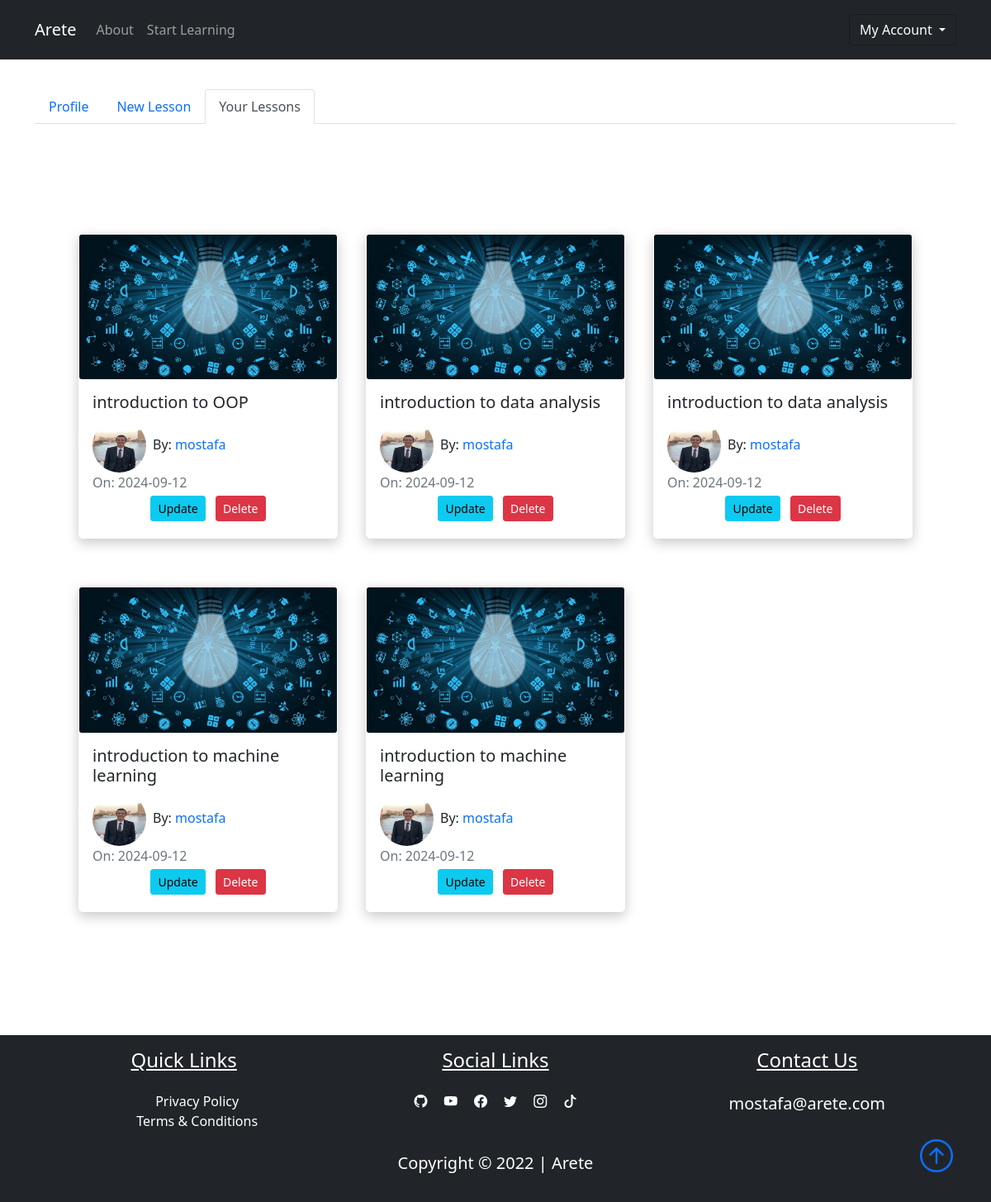
The page /dashboard/user_lessons (signed in) on the database its author committed.
### pythonic/models.py (models this page shows, shortened)
class Lesson(db.Model):
    id = db.Column(db.Integer, primary_key=True)
    title = db.Column(db.String(100), nullable=False)
    date_posted = db.Column(db.DateTime, nullable=False, default=datetime.utcnow)
    content = db.Column(db.Text, nullable=False)
    thumbnail = db.Column(
        db.String(20), nullable=False, default="default_thumbnail.jpg"
    )
    slug = db.Column(db.String(32), nullable=False)
    user_id = db.Column(db.Integer, db.ForeignKey("user.id"), nullable=False)
    course_id = db.Column(db.Integer, db.ForeignKey("course.id"), nullable=False)

class User(db.Model, UserMixin):
    id = db.Column(db.Integer, primary_key=True)
    fname = db.Column(db.String(25), nullable=False)
    lname = db.Column(db.String(25), nullable=False)
    username = db.Column(db.String(25), unique=True, nullable=False)
    email = db.Column(db.String(125), unique=True, nullable=False)
    image_file = db.Column(db.String(20), nullable=False, default="default.png")
    bio = db.Column(db.Text, nullable=True)
    password = db.Column(db.String(60), nullable=False)
    lessons = db.relationship("Lesson", backref="author", lazy=True)

### pythonic/routes.py (the view)
@app.route("/dashboard/user_lessons", methods=["GET", "POST"])
@login_required
def user_lessons():
    return render_template(
        "user_lessons.html", title="Your Lessons", active_tab="user_lessons"
    )

### pythonic/models.py (called while the page is built)
@login_manager.user_loader
def load_user(user_id):
    return User.query.get(int(user_id))

### pythonic/templates/user_lessons.html (shortened to what this page needs)
{% extends "dashboard.html"%} {% block user_lessons %}
<div
  class="{{'tab-pane fade show active p-3' if active_tab == 'user_lessons' else 'tab-pane fade p-3'}}"
  id="nav-user_lessons"
  role="tabpanel"
  aria-labelledby="nav-user_lessons-tab"
></div>
<section>
  <div class="container p-5">
    <div class="row">
      {% for lesson in current_user.lessons %}
      <div class="col-sm-12 col-md-6 col-lg-4 pb-5 d-flex align-items-stretch">
        <div class="card lesson">
          <img
            src="{{url_for('static', filename='lesson_thumbnails/'+lesson.thumbnail)}}"
            class="card-img"
          />
          <div class="card-body d-flex flex-column">
            <h5 class="card-title">
              <a
                class="text-decoration-none text-dark"
                href="{{url_for('lesson', lesson_slug=lesson.slug, course=lesson.course_name.title)}}"
                >{{lesson.title}}</a
              >
            </h5>
            <span
              ><img
                class="article-img rounded-circle"
                src="{{url_for('static', filename='user_pics/'+lesson.author.image_file)}}"
                alt=""
              />By:
              <a href="#" class="link">{{lesson.author.username}}</a></span
            >
            <span class="text-muted"
              >On: {{lesson.date_posted.strftime('%Y-%m-%d')}}</span
            >
            <div class="m-auto">
              <a
                href="{{url_for('update_lesson', lesson_slug = lesson.slug, course = lesson.course_name.title)}}"
                class="btn btn-info btn-sm m-1"
                >Update</a
              >
              <button
                class="btn btn-danger btn-sm m-1"
                data-bs-toggle="modal"
                data-bs-target="#deleteModal"
              >
                Delete
              </button>
            </div>
          </div>
        </div>
      </div>
      {% endfor %}
    </div>
  </div>
</section>
{% endblock user_lessons%}

### pythonic/static/main.css (style rules this page uses)
body::before { display: block; content: ""; height: 60px; }
.card { transition: 0.7s ease; box-shadow: 0 5px 15px rgba(1 1 1/ 15); border-radius: 5px; margin: 5px; }
.lesson { box-shadow: 0 5px 15px rgba(200 200 200/ 15); border-radius: 5px; border: 1px solid #fff; }
.article-img { height: 65px; width: 65px; margin-right: 8px; }
.link { text-decoration: none; }

### rows shown on the page
Lesson: thumbnail (picture), title "introduction to OOP", image_file (picture), author.username "mostafa", date_posted "2024-09-12"
Lesson: thumbnail (picture), title "introduction to data analysis", image_file (picture), author.username "mostafa", date_posted "2024-09-12"
Lesson: thumbnail (picture), title "introduction to data analysis", image_file (picture), author.username "mostafa", date_posted "2024-09-12"
Lesson: thumbnail (picture), title "introduction to machine learning", image_file (picture), author.username "mostafa", date_posted "2024-09-12"
Lesson: thumbnail (picture), title "introduction to machine learning", image_file (picture), author.username "mostafa", date_posted "2024-09-12"
